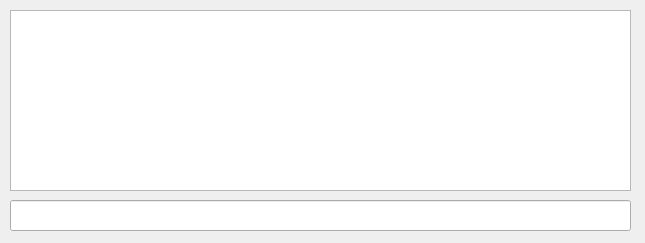
<?xml version="1.0" encoding="UTF-8"?>
<ui version="4.0">
 <class>Console</class>
 <widget class="QDialog" name="Console">
  <property name="geometry">
   <rect>
    <x>0</x>
    <y>0</y>
    <width>645</width>
    <height>243</height>
   </rect>
  </property>
  <property name="windowTitle">
   <string>Режим бога</string>
  </property>
  <property name="windowIcon">
   <iconset resource="res.qrc">
    <normaloff>:/4.ico</normaloff>:/4.ico</iconset>
  </property>
  <widget class="QTextBrowser" name="dispay">
   <property name="geometry">
    <rect>
     <x>10</x>
     <y>10</y>
     <width>621</width>
     <height>181</height>
    </rect>
   </property>
  </widget>
  <widget class="QLineEdit" name="inputLine">
   <property name="geometry">
    <rect>
     <x>10</x>
     <y>200</y>
     <width>621</width>
     <height>31</height>
    </rect>
   </property>
  </widget>
 </widget>
 <resources>
  <include location="res.qrc"/>
 </resources>
 <connections/>
</ui>
